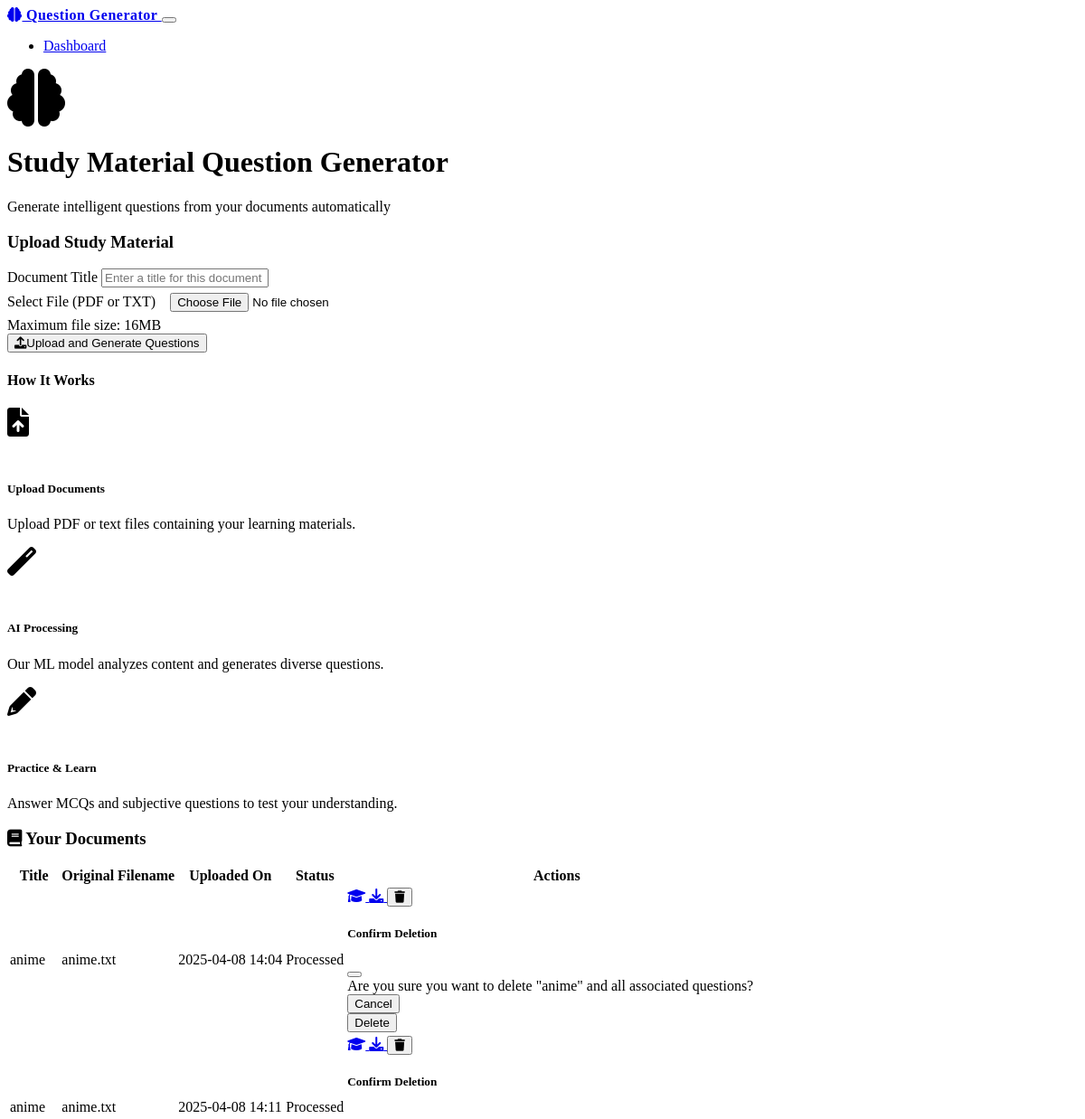
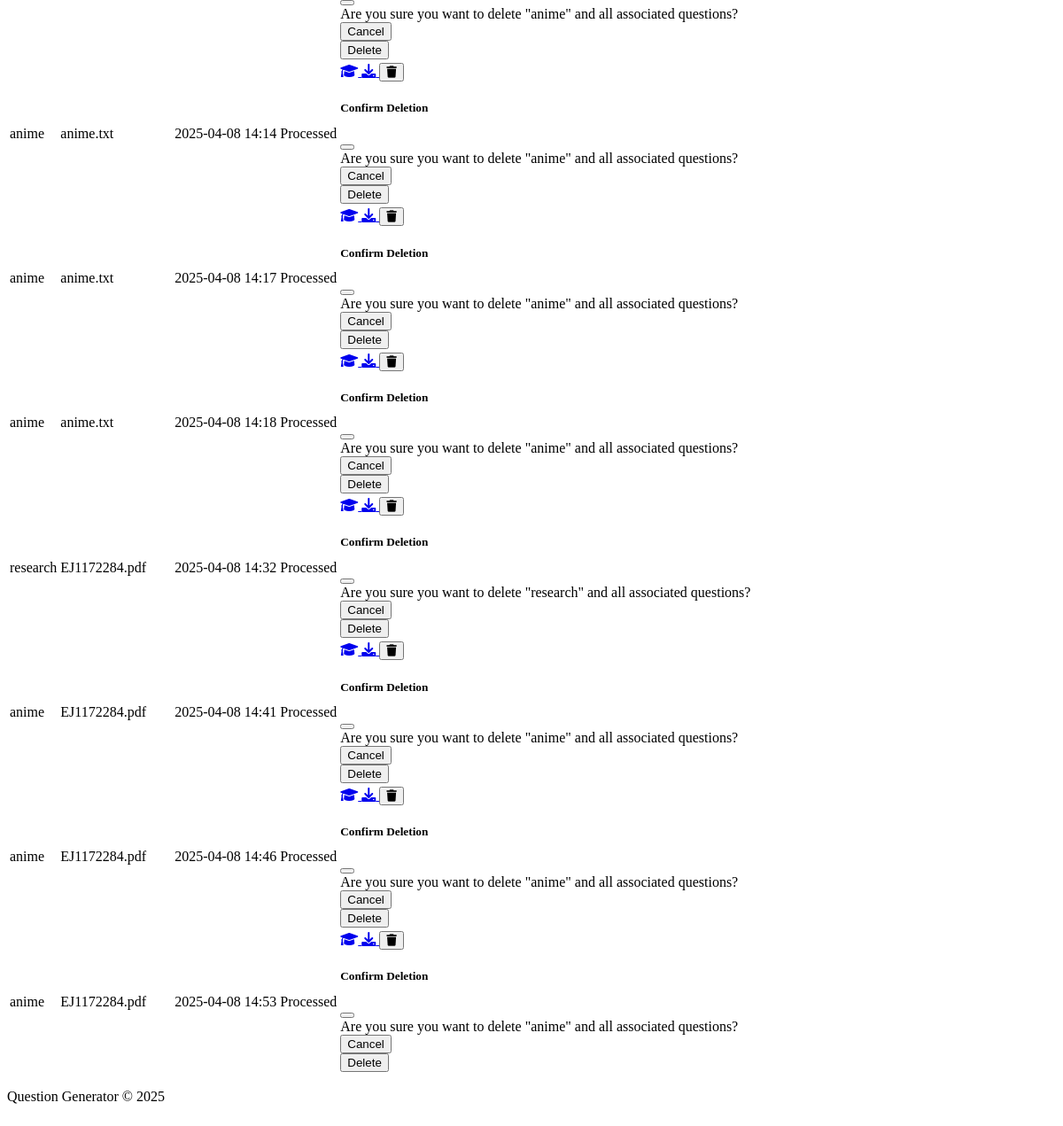
The page / on the database its author committed (2 pictures, top to bottom).
### models.py (models this page shows, shortened)
class Document(db.Model):
    id = db.Column(db.Integer, primary_key=True)
    title = db.Column(db.String(255), nullable=False)
    filename = db.Column(db.String(255), nullable=False)
    original_filename = db.Column(db.String(255), nullable=False)
    content = db.Column(db.Text, nullable=False)
    processed = db.Column(db.Boolean, default=False)
    created_at = db.Column(db.DateTime, default=datetime.utcnow)
    questions = db.relationship('Question', backref='document', lazy=True, cascade="all, delete-orphan")

### app.py (the view)
@app.route('/')
def index():
    documents = Document.query.all()
    return render_template('index.html', documents=documents)

### app.py (called while the page is built)
@app.context_processor
def inject_now():
    return {'now': datetime.now}

### templates/index.html (shortened to what this page needs)
{% extends "layout.html" %}
{% block content %}
<div class="row">
    <div class="col-md-12">
        <div class="card border-0 shadow-sm mb-4">
            <div class="card-body p-4">
                <div class="text-center mb-4">
                    <i class="fas fa-brain fa-4x text-primary mb-3"></i>
                    <h1 class="fw-bold">Study Material Question Generator</h1>
                    <p class="lead text-muted">
                        Generate intelligent questions from your documents automatically
                    </p>
                </div>
                <div class="card bg-light mb-4">
                    <div class="card-body p-4">
                        <h3 class="card-title mb-3">Upload Study Material</h3>
                        <form action="{{ url_for('upload_file') }}" method="post" enctype="multipart/form-data">
                            <div class="mb-3">
                                <label for="title" class="form-label">Document Title</label>
                                <input type="text" class="form-control" id="title" name="title" placeholder="Enter a title for this document" required>
                            </div>
                            <div class="mb-3">
                                <label for="file" class="form-label">Select File (PDF or TXT)</label>
                                <input class="form-control" type="file" id="file" name="file" accept=".pdf,.txt" required>
                                <div class="form-text">Maximum file size: 16MB</div>
                            </div>
                            <button type="submit" class="btn btn-primary">
                                <i class="fas fa-upload me-2"></i>Upload and Generate Questions
                            </button>
                        </form>
                    </div>
                </div>
                <div class="card border-0 bg-dark mb-4">
                    <div class="card-body p-4">
                        <h4 class="mb-3">How It Works</h4>
                        <div class="row text-center g-4">
                            <div class="col-md-4">
                                <div class="p-3">
                                    <div class="feature-icon bg-primary bg-gradient text-white rounded-3 mb-3 d-inline-flex align-items-center justify-content-center" style="width: 60px; height: 60px;">
                                        <i class="fas fa-file-upload fa-2x"></i>
                                    </div>
                                    <h5>Upload Documents</h5>
                                    <p class="text-muted mb-0">Upload PDF or text files containing your learning materials.</p>
                                </div>
                            </div>
                            <div class="col-md-4">
                                <div class="p-3">
                                    <div class="feature-icon bg-primary bg-gradient text-white rounded-3 mb-3 d-inline-flex align-items-center justify-content-center" style="width: 60px; height: 60px;">
                                        <i class="fas fa-magic fa-2x"></i>
                                    </div>
                                    <h5>AI Processing</h5>
                                    <p class="text-muted mb-0">Our ML model analyzes content and generates diverse questions.</p>
                                </div>
                            </div>
                            <div class="col-md-4">
                                <div class="p-3">
                                    <div class="feature-icon bg-primary bg-gradient text-white rounded-3 mb-3 d-inline-flex align-items-center justify-content-center" style="width: 60px; height: 60px;">
                                        <i class="fas fa-pencil-alt fa-2x"></i>
                                    </div>
                                    <h5>Practice & Learn</h5>
                                    <p class="text-muted mb-0">Answer MCQs and subjective questions to test your understanding.</p>
                                </div>
                            </div>
                        </div>
                    </div>
                </div>
                <h3 class="mb-3">
                    <i class="fas fa-book me-2"></i>
                    Your Documents
                </h3>
                {% if documents %}
                <div class="table-responsive">
                    <table class="table table-hover align-middle">
                        <thead>
                            <tr>
                                <th>Title</th>
                                <th>Original Filename</th>
                                <th>Uploaded On</th>
                                <th>Status</th>
                                <th>Actions</th>
                            </tr>
                        </thead>
                        <tbody>
                            {% for document in documents %}
                            <tr>
                                <td>{{ document.title }}</td>
                                <td>{{ document.original_filename }}</td>
                                <td>{{ document.created_at.strftime('%Y-%m-%d %H:%M') }}</td>
                                <td>
                                    {% if document.processed %}
                                    <span class="badge bg-success">Processed</span>
                                    {% else %}
                                    <span class="badge bg-warning">Processing</span>
                                    {% endif %}
                                </td>
                                <td>
                                    <div class="btn-group" role="group">
                                        <a href="{{ url_for('practice', document_id=document.id) }}" class="btn btn-sm btn-outline-primary" title="Practice Questions">
                                            <i class="fas fa-graduation-cap"></i>
                                        </a>
                                        <a href="{{ url_for('download_file', filename=document.filename) }}" class="btn btn-sm btn-outline-info" title="Download Document">
                                            <i class="fas fa-download"></i>
                                        </a>
                                        <button type="button" class="btn btn-sm btn-outline-danger" data-bs-toggle="modal" data-bs-target="#deleteModal{{ document.id }}" title="Delete Document">
                                            <i class="fas fa-trash"></i>
                                        </button>
                                    </div>
                                    <div class="modal fade" id="deleteModal{{ document.id }}" tabindex="-1" aria-labelledby="deleteModalLabel{{ document.id }}" aria-hidden="true">
                                        <div class="modal-dialog">
                                            <div class="modal-content">
                                                <div class="modal-header">
                                                    <h5 class="modal-title" id="deleteModalLabel{{ document.id }}">Confirm Deletion</h5>
                                                    <button type="button" class="btn-close" data-bs-dismiss="modal" aria-label="Close"></button>
                                                </div>
                                                <div class="modal-body">
                                                    Are you sure you want to delete "{{ document.title }}" and all associated questions?
                                                </div>
                                                <div class="modal-footer">
                                                    <button type="button" class="btn btn-secondary" data-bs-dismiss="modal">Cancel</button>
                                                    <form action="{{ url_for('delete_document', document_id=document.id) }}" method="post">
                                                        <button type="submit" class="btn btn-danger">Delete</button>
                                                    </form>
                                                </div>
                                            </div>
                                        </div>
                                    </div>
                                </td>
                            </tr>
                            {% endfor %}
                        </tbody>
                    </table>
                </div>
                {% endif %}
            </div>
        </div>
    </div>
</div>
{% endblock %}

### templates/layout.html (shortened to what this page needs)
<!DOCTYPE html>
<html lang="en" data-bs-theme="dark">
<head>
    <link rel="stylesheet" href="https://cdn.replit.com/agent/bootstrap-agent-dark-theme.min.css">
    <link rel="stylesheet" href="https://cdnjs.cloudflare.com/ajax/libs/font-awesome/6.0.0/css/all.min.css">
    <link rel="stylesheet" href="{{ url_for('static', filename='css/custom.css') }}">
</head>
<body>
    <nav class="navbar navbar-expand-lg navbar-dark bg-dark">
        <div class="container">
            <a class="navbar-brand" href="{{ url_for('index') }}">
                <i class="fas fa-brain me-2"></i>
                Question Generator
            </a>
            <button class="navbar-toggler" type="button" data-bs-toggle="collapse" data-bs-target="#navbarNav" aria-controls="navbarNav" aria-expanded="false" aria-label="Toggle navigation">
            </button>
            <div class="collapse navbar-collapse" id="navbarNav">
                <ul class="navbar-nav ms-auto">
                    <li class="nav-item">
                        <a class="nav-link" href="{{ url_for('index') }}">Dashboard</a>
                    </li>
                </ul>
            </div>
        </div>
    </nav>
    <main class="container my-4">
        {% block content %}{% endblock %}
    </main>
    <footer class="bg-dark text-center text-white py-3 mt-5">
        <div class="container">
            <p class="mb-0">Question Generator &copy; {{ now().year }}</p>
        </div>
    </footer>
</body>
</html>

### static/css/custom.css (style rules this page uses)
body { min-height: 100vh; display: flex; flex-direction: column; }
main { flex: 1; }
.card { transition: transform 0.2s, box-shadow 0.2s; }
.feature-icon { transition: transform 0.2s ease; }
.form-control[type="file"] { padding: 0.375rem 0.75rem; }
.table thead th { border-top: none; border-bottom: 2px solid var(--bs-border-color); }
.navbar-brand { font-weight: 600; letter-spacing: 0.5px; }

### rows shown on the page
Document: title "anime", original_filename "anime.txt", created_at "2025-04-08 14:04", processed "Processed"
Document: title "anime", original_filename "anime.txt", created_at "2025-04-08 14:11", processed "Processed"
Document: title "anime", original_filename "anime.txt", created_at "2025-04-08 14:14", processed "Processed"
Document: title "anime", original_filename "anime.txt", created_at "2025-04-08 14:17", processed "Processed"
Document: title "anime", original_filename "anime.txt", created_at "2025-04-08 14:18", processed "Processed"
Document: title "research", original_filename "EJ1172284.pdf", created_at "2025-04-08 14:32", processed "Processed"
Document: title "anime", original_filename "EJ1172284.pdf", created_at "2025-04-08 14:41", processed "Processed"
Document: title "anime", original_filename "EJ1172284.pdf", created_at "2025-04-08 14:46", processed "Processed"
Document: title "anime", original_filename "EJ1172284.pdf", created_at "2025-04-08 14:53", processed "Processed"
